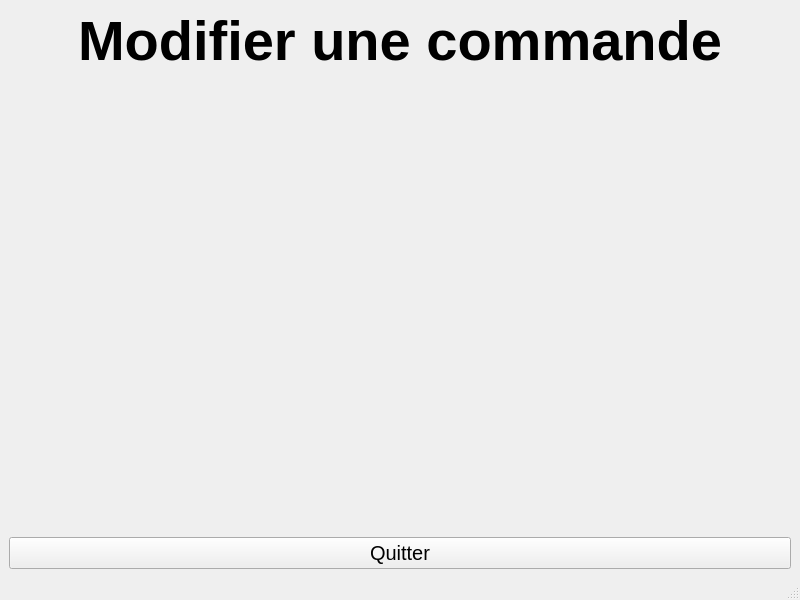
<?xml version="1.0" encoding="UTF-8"?>
<ui version="4.0">
 <class>FenetreCommandeModifier</class>
 <widget class="QMainWindow" name="FenetreCommandeModifier">
  <property name="geometry">
   <rect>
    <x>0</x>
    <y>0</y>
    <width>800</width>
    <height>600</height>
   </rect>
  </property>
  <property name="windowTitle">
   <string>PharmacieManager - Commandes</string>
  </property>
  <widget class="QWidget" name="centralwidget">
   <layout class="QVBoxLayout" name="verticalLayout">
    <item>
     <widget class="QLabel" name="SupprimerCommandes">
      <property name="font">
       <font>
        <pointsize>42</pointsize>
        <bold>true</bold>
       </font>
      </property>
      <property name="text">
       <string>Modifier une commande</string>
      </property>
      <property name="textFormat">
       <enum>Qt::TextFormat::AutoText</enum>
      </property>
      <property name="alignment">
       <set>Qt::AlignmentFlag::AlignCenter</set>
      </property>
      <property name="wordWrap">
       <bool>true</bool>
      </property>
      <property name="textInteractionFlags">
       <set>Qt::TextInteractionFlag::NoTextInteraction</set>
      </property>
     </widget>
    </item>
    <item>
     <spacer name="verticalSpacer">
      <property name="orientation">
       <enum>Qt::Orientation::Vertical</enum>
      </property>
      <property name="sizeHint" stdset="0">
       <size>
        <width>20</width>
        <height>436</height>
       </size>
      </property>
     </spacer>
    </item>
    <item>
     <widget class="QPushButton" name="Quitter">
      <property name="font">
       <font>
        <pointsize>15</pointsize>
       </font>
      </property>
      <property name="text">
       <string>Quitter</string>
      </property>
     </widget>
    </item>
   </layout>
  </widget>
  <widget class="QStatusBar" name="statusbar"/>
 </widget>
 <resources/>
 <connections/>
</ui>
